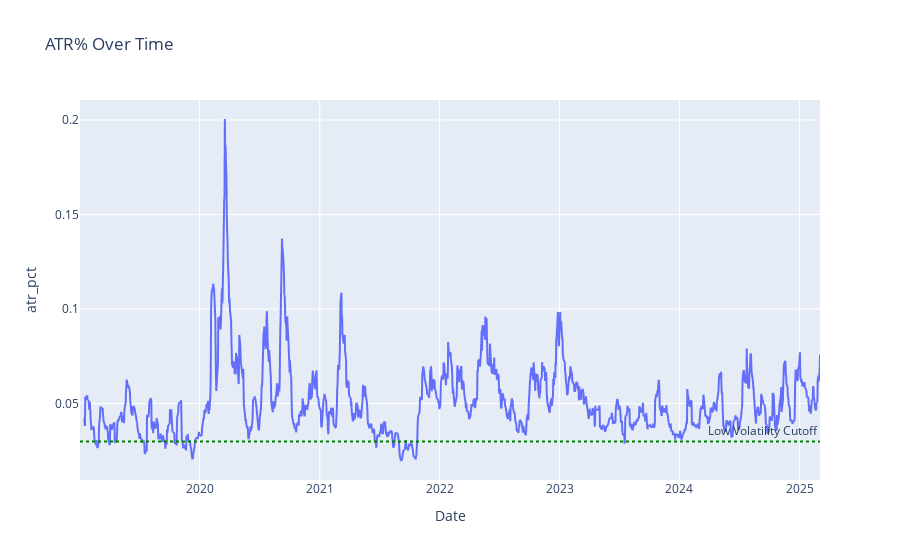

Notebook code cell kept with this figure:
### Code cell
# Create a line chart to visualize the ATR% (Average True Range as a percentage of price) over time
fig = px.line(
    tsla, 
    x=tsla.index, 
    y="atr_pct", 
    title="ATR% Over Time"  # Title of the chart
)

# Add a horizontal reference line at 3% to represent the low-volatility cutoff threshold
fig.add_hline(
    y=0.03, 
    line_dash="dot", 
    line_color="green", 
    annotation_text="Low Volatility Cutoff"
)

# Display the chart
fig.show()

### Figure 1 — Plotly figure (JSON) as saved in the notebook; plotly's stock layout.template omitted (floating-point values rounded to 4 significant figures; data arrays with more than 128 entries replaced by an {"elided": "..."} marker saying what was removed)
{"data": [{"hovertemplate": "Date=%{x}<br>atr_pct=%{y}<extra></extra>", "legendgroup": "", "line": {"color": "#636efa", "dash": "solid"}, "marker": {"symbol": "circle"}, "mode": "lines", "name": "", "showlegend": false, "type": "scattergl", "x": {"elided": "1551 str values"}, "xaxis": "x", "y": {"elided": "1551 float values"}, "yaxis": "y"}], "layout": {"annotations": [{"showarrow": false, "text": "Low Volatility Cutoff", "x": 1, "xanchor": "right", "xref": "x domain", "y": 0.03, "yanchor": "bottom", "yref": "y"}], "legend": {"tracegroupgap": 0}, "shapes": [{"line": {"color": "green", "dash": "dot"}, "type": "line", "x0": 0, "x1": 1, "xref": "x domain", "y0": 0.03, "y1": 0.03, "yref": "y"}], "title": {"text": "ATR% Over Time"}, "xaxis": {"anchor": "y", "domain": [0, 1], "title": {"text": "Date"}}, "yaxis": {"anchor": "x", "domain": [0, 1], "title": {"text": "atr_pct"}}}}
